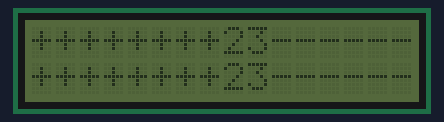
A sketch run on a simulated Arduino Uno, built with avr-gcc and run on an emulated ATmega328P. Shown: 16×2 character LCD.

Above: at 0.2 s.
At 4.7 s:
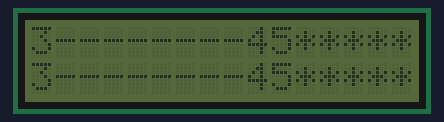
At 9.7 s:
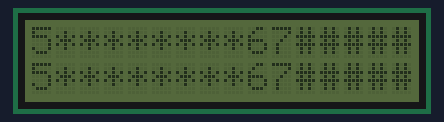
At 19.7 s:
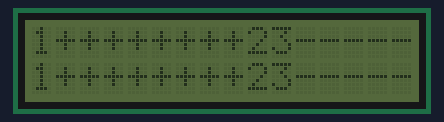
At 29.2 s:
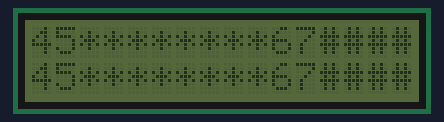
At 39.3 s:
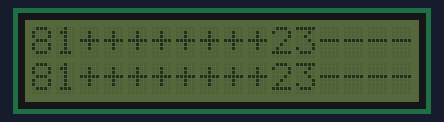

The sketch:

ex21_StringScroll.ino
```cpp
#include <LiquidCrystal_I2C.h>

LiquidCrystal_I2C lcd(0x27, 16, 2);

void setup() {
  // put your setup code here, to run once:
  lcd.init();
  // lcd.backlight(); // no light

  lcd.setCursor(0, 0); // cursor home (0, 0)
  lcd.print("1++++++++23--------45********67########8");

  lcd.setCursor(0, 1);
  lcd.print("1++++++++23--------45********67########8");
}

void loop() {
  // put your main code here, to run repeatedly:
  for (int n = 0; n < 80; n++) {
    lcd.scrollDisplayLeft();
    delay(500);
  }

  for (int n = 0; n < 80; n++) {
    lcd.scrollDisplayRight();
    delay(500);
  }

  delay(4000);
}
```

Measured:
- what the display in image 1 shows lasts 0.5 s, from 4.6 s to 5.1 s
